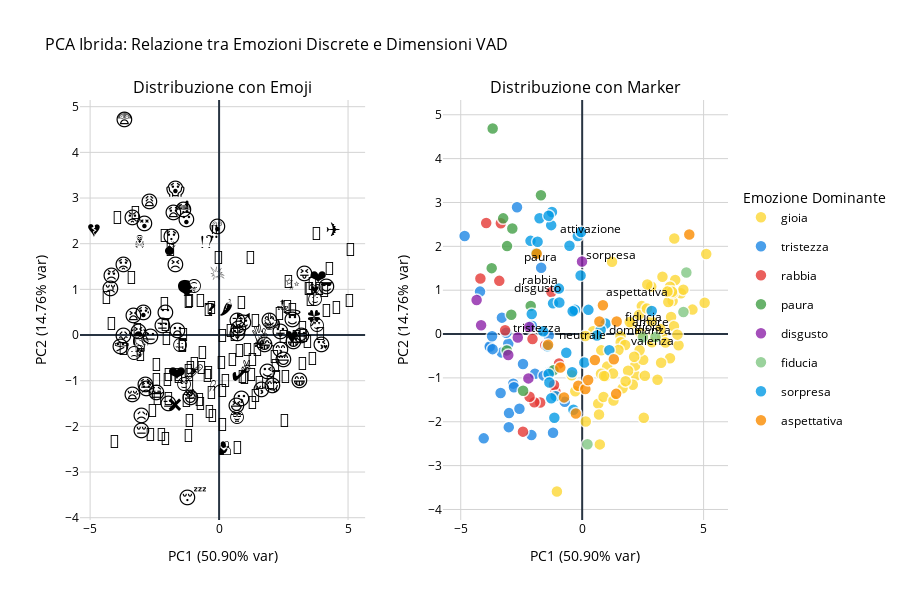

Here is the notebook cell this chart was saved with:
### Markdown cell above
### Visualizzazione PCA per tutte le 13 Feature

### Code cell
hybrid_features = ALL_EMOTIONS + VAD_FEATURES

pca_hybrid = perform_pca_analysis(
    df=df_only_emojis, 
    features_columns=hybrid_features, 
    dominant_emotions=dominant_all, 
    scale=True
)

fig5 = plot_pca_emotions(
    pca_data=pca_hybrid,
    colors_dict=EMOTION_COLORS,
    title="PCA Ibrida: Relazione tra Emozioni Discrete e Dimensioni VAD",
    plot_loadings=True,
    feature_names=hybrid_features 
)

fig5.show()

### Figure 1 — Plotly figure (JSON) as saved in the notebook; plotly's stock layout.template omitted (floating-point values rounded to 4 significant figures)
{"data": [{"hovertemplate": "<b>gioia</b><br>PC1: %{x:.2f}<br>PC2: %{y:.2f}<extra></extra>", "legendgroup": "gioia", "mode": "text", "showlegend": false, "text": ["☺", "♥️", "✌", "✔", "✨", "❤", "🌚", "🌝", "🌹", "🌻", "🍀", "🍌", "🍑", "🎉", "👅", "👊", "👌", "👍", "👏", "💃", "💖", "💗", "💙", "💚", "💛", "💜", "💝", "💞", "💩", "🔝", "🔥", "🕺", "😀", "😁", "😂", "😃", "😄", "😆", "😇", "😉", "😊", "😋", "😍", "😎", "😗", "😘", "😙", "😚", "😛", "😜", "😝", "😴", "🙈", "🙋", "🙋♀️", "🤍", "🤎", "🤑", "🤓", "🤗", "🤙🏻", "🤣", "🤭", "🥂", "🥇", "🥰", "🥹", "🧡", "🫰", "🫶"], "textfont": {"size": 18}, "textposition": "middle center", "x": [3.725, 2.832, 1.029, 0.7754, 2.846, 3.831, -0.2846, 2.219, 4.07, 2.537, 3.66, 0.7268, 0.9707, 3.546, 0.4489, 0.1494, 1.579, 2.054, 2.181, 2.583, 3.794, 3.735, 1.271, 3.616, 5.043, 2.681, 3.612, 4.541, 0.1321, 2.455, 1.587, 3.25, 2.873, 3.102, 1.77, 3.201, 2.514, 0.6601, 2.855, 1.89, 1.958, 2.084, 3.78, 4.165, 0.8812, 3.969, 2.364, 1.663, 2.399, 0.7106, 3.306, -1.04, -0.431, 1.494, 3.698, 3.29, 1.287, 0.9013, 0.6937, 2.14, 1.788, 2.338, 2.665, 1.229, 5.109, 3.43, 3.218, 3.923, 0.7865, 3.512], "y": [0.7517, -0.09567, -0.7422, -0.9047, 1.084, 1.232, -1.305, -0.949, 0.9282, -1.909, 0.3871, -2.516, -0.964, 0.7302, 0.06557, -1.994, -0.05131, 0.2417, -0.7188, -0.9523, 2.18, 0.9362, -0.9017, -0.5528, 0.7138, 1.128, 1.079, 0.5577, -0.04322, 0.637, -0.1869, -0.6562, -0.1865, -1.044, -0.251, -0.06408, -0.5847, -1.587, 0.2908, -0.8387, 0.2752, -1.155, 0.1786, 1.012, -1.433, -0.2551, -0.3687, -1.238, 0.02828, -0.005075, 1.305, -3.59, -0.9387, -0.3628, 0.9652, -0.05217, -1.518, -0.9581, -1.836, -0.5161, -1.074, 0.4369, 0.5803, 1.647, 1.826, -0.1917, 0.1165, -0.01366, -0.3721, 0.9691], "type": "scatter", "xaxis": "x", "yaxis": "y"}, {"hovertemplate": "<b>gioia</b><br>PC1: %{x:.2f}<br>PC2: %{y:.2f}<extra></extra>", "legendgroup": "gioia", "marker": {"color": "#FDD835", "line": {"color": "white", "width": 1.5}, "opacity": 0.8, "size": 12}, "mode": "markers", "name": "gioia", "showlegend": true, "x": [3.725, 2.832, 1.029, 0.7754, 2.846, 3.831, -0.2846, 2.219, 4.07, 2.537, 3.66, 0.7268, 0.9707, 3.546, 0.4489, 0.1494, 1.579, 2.054, 2.181, 2.583, 3.794, 3.735, 1.271, 3.616, 5.043, 2.681, 3.612, 4.541, 0.1321, 2.455, 1.587, 3.25, 2.873, 3.102, 1.77, 3.201, 2.514, 0.6601, 2.855, 1.89, 1.958, 2.084, 3.78, 4.165, 0.8812, 3.969, 2.364, 1.663, 2.399, 0.7106, 3.306, -1.04, -0.431, 1.494, 3.698, 3.29, 1.287, 0.9013, 0.6937, 2.14, 1.788, 2.338, 2.665, 1.229, 5.109, 3.43, 3.218, 3.923, 0.7865, 3.512], "y": [0.7517, -0.09567, -0.7422, -0.9047, 1.084, 1.232, -1.305, -0.949, 0.9282, -1.909, 0.3871, -2.516, -0.964, 0.7302, 0.06557, -1.994, -0.05131, 0.2417, -0.7188, -0.9523, 2.18, 0.9362, -0.9017, -0.5528, 0.7138, 1.128, 1.079, 0.5577, -0.04322, 0.637, -0.1869, -0.6562, -0.1865, -1.044, -0.251, -0.06408, -0.5847, -1.587, 0.2908, -0.8387, 0.2752, -1.155, 0.1786, 1.012, -1.433, -0.2551, -0.3687, -1.238, 0.02828, -0.005075, 1.305, -3.59, -0.9387, -0.3628, 0.9652, -0.05217, -1.518, -0.9581, -1.836, -0.5161, -1.074, 0.4369, 0.5803, 1.647, 1.826, -0.1917, 0.1165, -0.01366, -0.3721, 0.9691], "type": "scatter", "xaxis": "x2", "yaxis": "y2"}, {"hovertemplate": "<b>tristezza</b><br>PC1: %{x:.2f}<br>PC2: %{y:.2f}<extra></extra>", "legendgroup": "tristezza", "mode": "text", "showlegend": false, "text": ["☹", "⚰️", "❤️🩹", "👎", "💔", "💸", "😓", "😔", "😕", "😖", "😞", "😢", "😣", "😥", "😩", "😪", "😫", "😭", "🙁", "🤒", "🤥", "🥀", "🥱", "🥲", "🥴", "🥺", "🫤", "🫥"], "textfont": {"size": 18}, "textposition": "middle center", "x": [-3.307, -3.782, -1.291, -3.041, -4.84, -1.378, -2.837, -3.023, -3.807, -3.71, -2.808, -4.206, -1.689, -3.012, -2.683, -3.358, -3.305, -3.128, -4.054, -2.436, -1.944, -3.689, -1.2, -2.583, -0.7165, -2.073, -1.582, -2.09], "y": [-0.422, -0.3061, -0.8525, -0.2182, 2.236, -0.03176, -1.131, -2.123, -0.2859, -0.05135, -1.212, 0.9673, 1.512, -1.802, 2.89, -1.346, 0.3738, 0.03135, -2.379, -0.6826, -0.9064, -0.3445, -2.251, -1.702, -1.544, 0.191, -0.9487, -2.305], "type": "scatter", "xaxis": "x", "yaxis": "y"}, {"hovertemplate": "<b>tristezza</b><br>PC1: %{x:.2f}<br>PC2: %{y:.2f}<extra></extra>", "legendgroup": "tristezza", "marker": {"color": "#1E88E5", "line": {"color": "white", "width": 1.5}, "opacity": 0.8, "size": 12}, "mode": "markers", "name": "tristezza", "showlegend": true, "x": [-3.307, -3.782, -1.291, -3.041, -4.84, -1.378, -2.837, -3.023, -3.807, -3.71, -2.808, -4.206, -1.689, -3.012, -2.683, -3.358, -3.305, -3.128, -4.054, -2.436, -1.944, -3.689, -1.2, -2.583, -0.7165, -2.073, -1.582, -2.09], "y": [-0.422, -0.3061, -0.8525, -0.2182, 2.236, -0.03176, -1.131, -2.123, -0.2859, -0.05135, -1.212, 0.9673, 1.512, -1.802, 2.89, -1.346, 0.3738, 0.03135, -2.379, -0.6826, -0.9064, -0.3445, -2.251, -1.702, -1.544, 0.191, -0.9487, -2.305], "type": "scatter", "xaxis": "x2", "yaxis": "y2"}, {"hovertemplate": "<b>rabbia</b><br>PC1: %{x:.2f}<br>PC2: %{y:.2f}<extra></extra>", "legendgroup": "rabbia", "mode": "text", "showlegend": false, "text": ["✊", "❌", "👿", "🖕", "🗣", "😑", "😠", "😡", "😤", "😮💨", "🙅♀️", "🙉", "🤌", "🤏", "🤐"], "textfont": {"size": 18}, "textposition": "middle center", "x": [-1.1, -1.727, -3.413, -3.951, -1.267, -1.972, -4.19, -3.349, -3.173, -2.168, -2.437, -2.045, -0.9539, -1.159, -1.52], "y": [-1.311, -1.56, 1.213, 2.532, 0.9568, -1.554, 1.265, 2.526, 0.08747, -1.43, -2.225, -0.1134, -0.6726, -1.161, -0.2543], "type": "scatter", "xaxis": "x", "yaxis": "y"}, {"hovertemplate": "<b>rabbia</b><br>PC1: %{x:.2f}<br>PC2: %{y:.2f}<extra></extra>", "legendgroup": "rabbia", "marker": {"color": "#E53935", "line": {"color": "white", "width": 1.5}, "opacity": 0.8, "size": 12}, "mode": "markers", "name": "rabbia", "showlegend": true, "x": [-1.1, -1.727, -3.413, -3.951, -1.267, -1.972, -4.19, -3.349, -3.173, -2.168, -2.437, -2.045, -0.9539, -1.159, -1.52], "y": [-1.311, -1.56, 1.213, 2.532, 0.9568, -1.554, 1.265, 2.526, 0.08747, -1.43, -2.225, -0.1134, -0.6726, -1.161, -0.2543], "type": "scatter", "xaxis": "x2", "yaxis": "y2"}, {"hovertemplate": "<b>paura</b><br>PC1: %{x:.2f}<br>PC2: %{y:.2f}<extra></extra>", "legendgroup": "paura", "mode": "text", "showlegend": false, "text": ["☠", "💀", "💣", "🔪", "😟", "😨", "😰", "😱", "😵", "😷", "🥶", "🫡"], "textfont": {"size": 18}, "textposition": "middle center", "x": [-3.093, -3.102, -1.895, -3.252, -3.725, -3.685, -2.919, -1.698, -2.876, -2.431, -2.12, -1.184], "y": [2.005, -0.373, 1.848, 2.638, 1.503, 4.687, 0.4393, 3.165, 2.406, -1.292, 0.6422, -0.8277], "type": "scatter", "xaxis": "x", "yaxis": "y"}, {"hovertemplate": "<b>paura</b><br>PC1: %{x:.2f}<br>PC2: %{y:.2f}<extra></extra>", "legendgroup": "paura", "marker": {"color": "#43A047", "line": {"color": "white", "width": 1.5}, "opacity": 0.8, "size": 12}, "mode": "markers", "name": "paura", "showlegend": true, "x": [-3.093, -3.102, -1.895, -3.252, -3.725, -3.685, -2.919, -1.698, -2.876, -2.431, -2.12, -1.184], "y": [2.005, -0.373, 1.848, 2.638, 1.503, 4.687, 0.4393, 3.165, 2.406, -1.292, 0.6422, -0.8277], "type": "scatter", "xaxis": "x2", "yaxis": "y2"}, {"hovertemplate": "<b>disgusto</b><br>PC1: %{x:.2f}<br>PC2: %{y:.2f}<extra></extra>", "legendgroup": "disgusto", "mode": "text", "showlegend": false, "text": ["😐", "😒", "🤡", "🤢", "🤦♀️", "🤧", "🤮"], "textfont": {"size": 18}, "textposition": "middle center", "x": [-2.651, -2.182, -0.006284, -4.162, -2.215, -3.042, -4.346], "y": [-0.07933, 0.1599, 1.655, 0.1987, -1.012, -0.4777, 0.7766], "type": "scatter", "xaxis": "x", "yaxis": "y"}, {"hovertemplate": "<b>disgusto</b><br>PC1: %{x:.2f}<br>PC2: %{y:.2f}<extra></extra>", "legendgroup": "disgusto", "marker": {"color": "#8E24AA", "line": {"color": "white", "width": 1.5}, "opacity": 0.8, "size": 12}, "mode": "markers", "name": "disgusto", "showlegend": true, "x": [-2.651, -2.182, -0.006284, -4.162, -2.215, -3.042, -4.346], "y": [-0.07933, 0.1599, 1.655, 0.1987, -1.012, -0.4777, 0.7766], "type": "scatter", "xaxis": "x2", "yaxis": "y2"}, {"hovertemplate": "<b>fiducia</b><br>PC1: %{x:.2f}<br>PC2: %{y:.2f}<extra></extra>", "legendgroup": "fiducia", "mode": "text", "showlegend": false, "text": ["💪", "🙂", "🤝", "🤩", "🫂"], "textfont": {"size": 18}, "textposition": "middle center", "x": [4.29, 2.501, 3.018, 4.168, 0.2182], "y": [1.402, -0.07274, -0.06692, 0.5033, -2.513], "type": "scatter", "xaxis": "x", "yaxis": "y"}, {"hovertemplate": "<b>fiducia</b><br>PC1: %{x:.2f}<br>PC2: %{y:.2f}<extra></extra>", "legendgroup": "fiducia", "marker": {"color": "#81C784", "line": {"color": "white", "width": 1.5}, "opacity": 0.8, "size": 12}, "mode": "markers", "name": "fiducia", "showlegend": true, "x": [4.29, 2.501, 3.018, 4.168, 0.2182], "y": [1.402, -0.07274, -0.06692, 0.5033, -2.513], "type": "scatter", "xaxis": "x2", "yaxis": "y2"}, {"hovertemplate": "<b>sorpresa</b><br>PC1: %{x:.2f}<br>PC2: %{y:.2f}<extra></extra>", "legendgroup": "sorpresa", "mode": "text", "showlegend": false, "text": ["‼", "⁉", "❓", "❗", "🌶", "🍆", "👀", "👻", "💥", "😅", "😈", "😌", "😦", "😧", "😬", "😮", "😯", "😲", "😳", "😵💫", "😶", "🙃", "🙄", "🙊", "🤔", "🤨", "🤪", "🤫", "🤯", "🤷♀️", "🥳", "🫢", "🫣", "🫦"], "textfont": {"size": 18}, "textposition": "middle center", "x": [-0.1794, -0.5224, -0.3174, -1.244, 0.2574, -0.6542, -0.2967, 1.119, -0.06481, -1.095, 0.9653, 0.761, -1.605, -1.756, -2.127, -1.276, -1.836, -0.04451, -1.38, -1.377, -2.076, -0.957, -1.35, -1.145, -1.426, -1.2, 0.6093, 0.08965, -0.3916, -0.9395, 2.864, -1.274, -0.4131, -0.3591], "y": [2.233, 2.014, 0.5378, 2.781, 0.5512, -0.4281, 0.5554, -0.3696, 1.337, -1.416, 0.2384, 0.09311, 0.0609, 2.64, 2.125, 2.483, 2.104, 2.326, 2.697, -0.9093, 0.4572, 1.036, -1.104, -1.909, -0.2802, 0.7001, -0.03468, -0.6475, 0.5191, 0.7187, 0.5252, -1.466, -0.8698, -1.728], "type": "scatter", "xaxis": "x", "yaxis": "y"}, {"hovertemplate": "<b>sorpresa</b><br>PC1: %{x:.2f}<br>PC2: %{y:.2f}<extra></extra>", "legendgroup": "sorpresa", "marker": {"color": "#039BE5", "line": {"color": "white", "width": 1.5}, "opacity": 0.8, "size": 12}, "mode": "markers", "name": "sorpresa", "showlegend": true, "x": [-0.1794, -0.5224, -0.3174, -1.244, 0.2574, -0.6542, -0.2967, 1.119, -0.06481, -1.095, 0.9653, 0.761, -1.605, -1.756, -2.127, -1.276, -1.836, -0.04451, -1.38, -1.377, -2.076, -0.957, -1.35, -1.145, -1.426, -1.2, 0.6093, 0.08965, -0.3916, -0.9395, 2.864, -1.274, -0.4131, -0.3591], "y": [2.233, 2.014, 0.5378, 2.781, 0.5512, -0.4281, 0.5554, -0.3696, 1.337, -1.416, 0.2384, 0.09311, 0.0609, 2.64, 2.125, 2.483, 2.104, 2.326, 2.697, -0.9093, 0.4572, 1.036, -1.104, -1.909, -0.2802, 0.7001, -0.03468, -0.6475, 0.5191, 0.7187, 0.5252, -1.466, -0.8698, -1.728], "type": "scatter", "xaxis": "x2", "yaxis": "y2"}, {"hovertemplate": "<b>aspettativa</b><br>PC1: %{x:.2f}<br>PC2: %{y:.2f}<extra></extra>", "legendgroup": "aspettativa", "mode": "text", "showlegend": false, "text": ["✈", "👋", "💅", "💦", "🖤", "😏", "😶🌫️", "🙏", "🤞", "🤤", "🤦", "🤬", "🥵", "🧐", "🫠"], "textfont": {"size": 18}, "textposition": "middle center", "x": [4.411, -0.2594, 1.398, -0.1611, 0.5236, 0.7085, -0.8996, 0.8539, 1.421, 1.305, -1.403, -1.872, -0.7457, 0.1306, 0.2463], "y": [2.27, -1.812, -1.363, -1.178, -0.5903, 0.285, -0.7626, 0.6582, 0.2843, -0.576, -0.2425, 1.829, -1.444, -1.255, -1.05], "type": "scatter", "xaxis": "x", "yaxis": "y"}, {"hovertemplate": "<b>aspettativa</b><br>PC1: %{x:.2f}<br>PC2: %{y:.2f}<extra></extra>", "legendgroup": "aspettativa", "marker": {"color": "#FB8C00", "line": {"color": "white", "width": 1.5}, "opacity": 0.8, "size": 12}, "mode": "markers", "name": "aspettativa", "showlegend": true, "x": [4.411, -0.2594, 1.398, -0.1611, 0.5236, 0.7085, -0.8996, 0.8539, 1.421, 1.305, -1.403, -1.872, -0.7457, 0.1306, 0.2463], "y": [2.27, -1.812, -1.363, -1.178, -0.5903, 0.285, -0.7626, 0.6582, 0.2843, -0.576, -0.2425, 1.829, -1.444, -1.255, -1.05], "type": "scatter", "xaxis": "x2", "yaxis": "y2"}], "layout": {"xaxis": {"anchor": "y", "domain": [0.0, 0.44], "title": {"font": {"color": "black"}, "text": "PC1 (50.90% var)"}, "tickfont": {"color": "black"}, "showgrid": true, "gridcolor": "lightgray"}, "yaxis": {"anchor": "x", "domain": [0.0, 1.0], "title": {"font": {"color": "black"}, "text": "PC2 (14.76% var)"}, "tickfont": {"color": "black"}, "showgrid": true, "gridcolor": "lightgray"}, "xaxis2": {"anchor": "y2", "domain": [0.56, 1.0], "title": {"font": {"color": "black"}, "text": "PC1 (50.90% var)"}, "tickfont": {"color": "black"}, "showgrid": true, "gridcolor": "lightgray"}, "yaxis2": {"anchor": "x2", "domain": [0.0, 1.0], "title": {"font": {"color": "black"}, "text": "PC2 (14.76% var)"}, "tickfont": {"color": "black"}, "showgrid": true, "gridcolor": "lightgray"}, "annotations": [{"font": {"size": 16}, "showarrow": false, "text": "Distribuzione con Emoji", "x": 0.22, "xanchor": "center", "xref": "paper", "y": 1.0, "yanchor": "bottom", "yref": "paper"}, {"font": {"size": 16}, "showarrow": false, "text": "Distribuzione con Marker", "x": 0.78, "xanchor": "center", "xref": "paper", "y": 1.0, "yanchor": "bottom", "yref": "paper"}, {"arrowcolor": "#333", "arrowhead": 2, "arrowsize": 1, "arrowwidth": 2, "ax": 0, "ay": 0, "font": {"color": "black", "size": 12}, "showarrow": true, "text": "gioia", "x": 2.737, "xref": "x2", "y": 0.1788, "yref": "y2"}, {"arrowcolor": "#333", "arrowhead": 2, "arrowsize": 1, "arrowwidth": 2, "ax": 0, "ay": 0, "font": {"color": "black", "size": 12}, "showarrow": true, "text": "tristezza", "x": -1.863, "xref": "x2", "y": 0.1594, "yref": "y2"}, {"arrowcolor": "#333", "arrowhead": 2, "arrowsize": 1, "arrowwidth": 2, "ax": 0, "ay": 0, "font": {"color": "black", "size": 12}, "showarrow": true, "text": "rabbia", "x": -1.716, "xref": "x2", "y": 1.239, "yref": "y2"}, {"arrowcolor": "#333", "arrowhead": 2, "arrowsize": 1, "arrowwidth": 2, "ax": 0, "ay": 0, "font": {"color": "black", "size": 12}, "showarrow": true, "text": "paura", "x": -1.715, "xref": "x2", "y": 1.758, "yref": "y2"}, {"arrowcolor": "#333", "arrowhead": 2, "arrowsize": 1, "arrowwidth": 2, "ax": 0, "ay": 0, "font": {"color": "black", "size": 12}, "showarrow": true, "text": "disgusto", "x": -1.857, "xref": "x2", "y": 1.051, "yref": "y2"}, {"arrowcolor": "#333", "arrowhead": 2, "arrowsize": 1, "arrowwidth": 2, "ax": 0, "ay": 0, "font": {"color": "black", "size": 12}, "showarrow": true, "text": "fiducia", "x": 2.534, "xref": "x2", "y": 0.4091, "yref": "y2"}, {"arrowcolor": "#333", "arrowhead": 2, "arrowsize": 1, "arrowwidth": 2, "ax": 0, "ay": 0, "font": {"color": "black", "size": 12}, "showarrow": true, "text": "sorpresa", "x": 1.2, "xref": "x2", "y": 1.803, "yref": "y2"}, {"arrowcolor": "#333", "arrowhead": 2, "arrowsize": 1, "arrowwidth": 2, "ax": 0, "ay": 0, "font": {"color": "black", "size": 12}, "showarrow": true, "text": "aspettativa", "x": 2.242, "xref": "x2", "y": 0.9755, "yref": "y2"}, {"arrowcolor": "#333", "arrowhead": 2, "arrowsize": 1, "arrowwidth": 2, "ax": 0, "ay": 0, "font": {"color": "black", "size": 12}, "showarrow": true, "text": "amore", "x": 2.805, "xref": "x2", "y": 0.2903, "yref": "y2"}, {"arrowcolor": "#333", "arrowhead": 2, "arrowsize": 1, "arrowwidth": 2, "ax": 0, "ay": 0, "font": {"color": "black", "size": 12}, "showarrow": true, "text": "neutrale", "x": -0.0, "xref": "x2", "y": 0.0, "yref": "y2"}, {"arrowcolor": "#333", "arrowhead": 2, "arrowsize": 1, "arrowwidth": 2, "ax": 0, "ay": 0, "font": {"color": "black", "size": 12}, "showarrow": true, "text": "valenza", "x": 2.887, "xref": "x2", "y": -0.1412, "yref": "y2"}, {"arrowcolor": "#333", "arrowhead": 2, "arrowsize": 1, "arrowwidth": 2, "ax": 0, "ay": 0, "font": {"color": "black", "size": 12}, "showarrow": true, "text": "attivazione", "x": 0.3625, "xref": "x2", "y": 2.399, "yref": "y2"}, {"arrowcolor": "#333", "arrowhead": 2, "arrowsize": 1, "arrowwidth": 2, "ax": 0, "ay": 0, "font": {"color": "black", "size": 12}, "showarrow": true, "text": "dominanza", "x": 2.397, "xref": "x2", "y": 0.09861, "yref": "y2"}], "title": {"font": {"size": 16}, "text": "PCA Ibrida: Relazione tra Emozioni Discrete e Dimensioni VAD"}, "font": {"color": "black"}, "legend": {"title": {"font": {"size": 14, "color": "black"}, "text": "Emozione Dominante"}, "font": {"size": 12, "color": "black"}, "x": 1.02, "y": 0.5, "xanchor": "left", "yanchor": "middle"}, "plot_bgcolor": "white", "paper_bgcolor": "white", "height": 600}}
